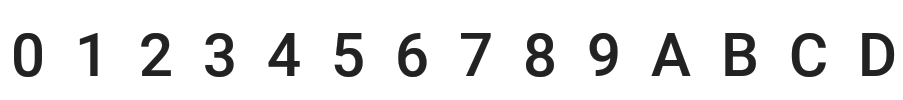
#> input picture images/data/0  1  2  3  4  5  6  7  8  9  A  B  C  D.png, 903 x 100 px; its folder holds only this picture in this run
$ python output_text_detection.py
#> lines starting #> are read from the running program, lines starting #| are printed output that depends on the picture; after the words box and inside, x2 and y2 are one past the last pixel; in counts of white or black regions, pixels touching at a corner belong together
### input_text_detection.py
import cv2
import os
import numpy as np
import array as arr
from pathlib import Path
from matplotlib import pyplot as plt
from PIL import Image
from timeit import default_timer as timer


def overlapping_image(size1, size2):
    (x1, y1, w1, h1), image1 = size1
    (x2, y2, w2, h2), image2 = size2
    if x1 + w1 > x2 and x2 + w2 > x1 and y1 + h1 > y2 and y2 + h2 > y1:
        minx = min(x1, x2)
        miny = min(y1, y2)
        mask = np.zeros((max(y1+h1, y2+h2)-miny, max(x1+w1, x2+w2) - minx), dtype=np.uint8)
        mask[y1 - miny:y1 - miny + h1, x1 - minx:x1 - minx + w1] = image1
        mask[y2 - miny:y2 - miny + h2, x2 - minx:x2 - minx + w2] = image2
        return True, mask
    return False, image1


def get_text_to_image1(image):
    thresh = cv2.threshold(image, 127, 255, cv2.THRESH_BINARY_INV)[1]
    dilated_image = cv2.dilate(thresh.copy(), np.ones((10, 1), np.uint8), iterations=1)
    # cv2.imshow('thresh1', dilated_image)
    # cv2.waitKey()
    contours, _ = cv2.findContours(dilated_image.copy(), cv2.RETR_EXTERNAL, cv2.CHAIN_APPROX_SIMPLE)
    dir_images = {}
    list_images = []
    for c in contours:
        x, y, w, h = cv2.boundingRect(c)
        # print(h)
        # print(x,y,w,h)
        if (h, w) != dilated_image.shape[:2] and h >= 2:
            dir_images.setdefault(x, ((x, y, w, h), thresh[y:y+h, x:x+w]))
    list_img = sorted(dir_images.items(), reverse=False)
    i = 0
    while i <= len(list_img)-2:
        check, img = overlapping_image(list_img[i][1], list_img[i + 1][1])
        list_images.append(cv2.copyMakeBorder(cv2.resize(img, (24, 43)), 30, 30, 30, 30, cv2.BORDER_CONSTANT, value=(0, 0, 0)))
        if check:
            i += 1
        if i == len(list_img)-2:
            list_images.append(cv2.copyMakeBorder(cv2.resize(list_img[len(list_img)-1][1][1], (24, 43)), 30, 30, 30, 30, cv2.BORDER_CONSTANT, value=(0, 0, 0)))
        i += 1
    return list_images


def read_dataset(path):
#> called with path = 'images/data'
    dataset = []
    for p in Path(path).rglob('*.[jp][pn]*'):
        # try:
        im = Image.open(p.as_posix()).convert('L')  # .convert('L')  # cv2.imread(p.as_posix(), 0)
        # convert image to np arr
        im = np.array(im)
        labels = str(p.name).split('.')[0].split()
        thresh = cv2.threshold(im, 127, 255, cv2.THRESH_BINARY)[1]
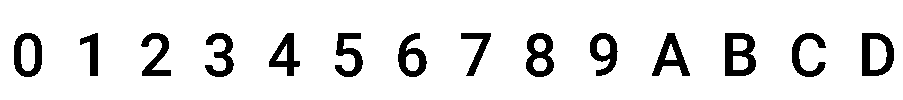
#> thresh: shape (100, 903); 90.2% white; 14 black regions, largest, box (x1, y1, x2, y2) and area: (725, 33, 756, 76) 864, (862, 33, 894, 76) 776, (526, 33, 554, 77) 720
        list_images = get_text_to_image1(thresh)
#> in get_text_to_image1, `dilated_image = cv2.dilate(thresh.copy(), np.ones((10, 1), np.uint8), ..`:
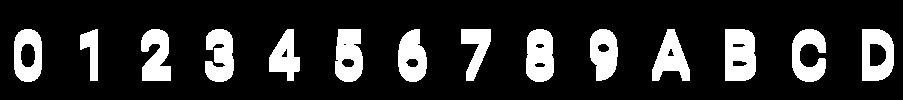
#> dilated_image: shape (100, 903); 16.9% white; 14 white regions
#> in get_text_to_image1, `contours, _ = cv2.findContours(dilated_image.copy(), cv2.RETR_EXTERNAL..`: contours = 14 contours; largest, box (x1, y1, x2, y2) and area: (862, 29, 894, 81) 1444, (725, 29, 756, 81) 1444, (14, 29, 42, 82) 1250, (526, 29, 554, 82) 1235, (335, 29, 363, 82) 1206
#> the loop in get_text_to_image1, `for c in contours:` made 14 passes
#> (x, w, h) on passes 1 to 12: (862, 32, 52), (792, 34, 53), (725, 31, 52), (652, 38, 52), (590, 28, 52), (526, 28, 53), (461, 30, 52), (398, 29, 53), (335, 28, 53), (269, 31, 52), (205, 29, 53), (141, 30, 52)
#> after the loop in get_text_to_image1, `for c in contours:`: dir_images = 14 items
#> the loop in get_text_to_image1, `while i <= len(list_img)-2:` made 13 passes
#> pass 1, in overlapping_image, `(x1, y1, w1, h1), image1 = size1`:
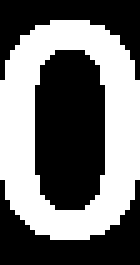
#> image1: shape (53, 28) (shown 5 times larger); 44.9% white; 1 white region, box (x1, y1, x2, y2) and area: (0, 4, 28, 48) 667
#> pass 2, in overlapping_image (call 2), `(x2, y2, w2, h2), image2 = size2`:
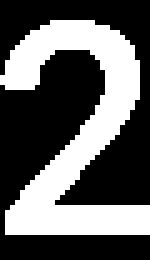
#> image2: shape (52, 30) (shown 5 times larger); 37.6% white; 1 white region, box (x1, y1, x2, y2) and area: (0, 4, 30, 47) 587
#> pass 3, in overlapping_image (call 3), `(x2, y2, w2, h2), image2 = size2`:
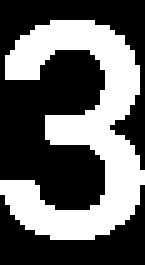
#> image2: shape (53, 29) (shown 5 times larger); 39.1% white; 1 white region, box (x1, y1, x2, y2) and area: (0, 4, 29, 48) 601
#> after the loop in get_text_to_image1, `while i <= len(list_img)-2:`:
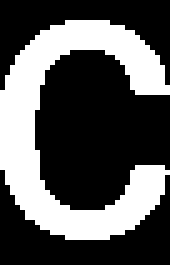
#> img: shape (53, 34) (shown 5 times larger); 34.2% white; 1 white region, box (x1, y1, x2, y2) and area: (0, 4, 34, 48) 617
#> after the loop in get_text_to_image1, `while i <= len(list_img)-2:`: i = 13; list_images = 14 items
#> list_images = 14 items
        if len(labels) == len(list_images):
            for i in range(len(labels)):
                dataset.append((labels[i], list_images[i]))
#> after the loop, dataset = 14 items
        else:
            print("Fail!")
            break
    return dataset

### output_text_detection.py
import cv2
import numpy as np
from pathlib import Path
from PIL import Image
from input_text_detection import read_dataset
import time

start_time = time.time()


def overlapping_image(size1, size2):
    (x1, y1, w1, h1), image1 = size1
    (x2, y2, w2, h2), image2 = size2
    if x1 + w1 > x2 and x2 + w2 > x1 and y1 + h1 > y2 and y2 + h2 > y1:
        minx = min(x1, x2)
        miny = min(y1, y2)
        mask = np.zeros((max(y1 + h1, y2 + h2) - miny, max(x1 + w1, x2 + w2) - minx), dtype=np.uint8)
        mask[y1 - miny:y1 - miny + h1, x1 - minx:x1 - minx + w1] = image1
        mask[y2 - miny:y2 - miny + h2, x2 - minx:x2 - minx + w2] = image2
        return True, mask
    return False, image1


def split(word):
    return list(word)


imgDict = {}
dataset = read_dataset("images/data")
#> dataset = 14 items


def image_to_text():
    # Read image form file and convert to gray image
    # And using Path because read file with Vietnamese name
    for f in Path('images/imageInput').rglob('*.[jp][pn]*'):
        im = Image.open(f.as_posix()).convert('L')
        # Convert image to numpy arr
        im = np.array(im)
        # im = cv2.GaussianBlur(im, (3,3), cv2.BORDER_DEFAULT)
        # im = cv2.blur(im, (3,3))
        thresh = cv2.threshold(im, 127, 255, cv2.THRESH_BINARY_INV)[1]
        dilated = cv2.dilate(thresh.copy(), np.ones((5, 1), np.uint8), iterations=1)
        contours, _ = cv2.findContours(dilated.copy(), cv2.RETR_EXTERNAL, cv2.CHAIN_APPROX_SIMPLE)
        dir_images = {}
        list_images = []
        for c in contours:
            x, y, w, h = cv2.boundingRect(c)
            if (h, w) != dilated.shape[:2] and h >= 2:
                dir_images.setdefault(x, ((x, y, w, h), thresh[y:y + h, x:x + w]))
        list_img = sorted(dir_images.items(), reverse=False)[:-1]
        i = 0
        while i <= len(list_img) - 2:
            check, img = overlapping_image(list_img[i][1], list_img[i + 1][1])
            # Compare the end point of the previous word with the first point of the following word
            nx, ny, nw, nh = list_img[i + 1][1][0]
            # Add image to list with image fixed and check 0 - no_space and 1 - is_space
            list_images.append(
                [cv2.copyMakeBorder(cv2.resize(img, (24, 43)), 30, 30, 30, 30, cv2.BORDER_CONSTANT, value=(0, 0, 0)),
                 1 if (nx - (list_img[i][1][0][0] + list_img[i][1][0][2])) > 7 else 0])
            if check:
                i += 1
            if i == len(list_img) - 2:
                list_images.append(
                    [cv2.copyMakeBorder(cv2.resize(list_img[len(list_img) - 1][1][1], (24, 43)), 30, 30, 30, 30,
                                        cv2.BORDER_CONSTANT, value=(0, 0, 0)),
                     1 if (nx - (list_img[i][1][0][0] + list_img[i][1][0][2])) > 7 else 0])
            i += 1
        # Compare input and output image and print it to screen
        result = ''
        for i, (image, isSpace) in enumerate(list_images):
            min_diff = []
            for image_data in dataset:
                """ Compare two images with number pixel different
                Stack two image and count white point -> different point
                The more similar two images are, the less white points they have """
                res = cv2.absdiff(image, image_data[1])  # absdiff() func to stack two images
                diff_count = cv2.countNonZero(res)
                if len(min_diff) == 0:
                    min_diff = [image_data[0], diff_count]
                else:
                    if min_diff[1] > diff_count:
                        min_diff = [image_data[0], diff_count]
            # Check space in sentence and print sentences from image to screen
            if isSpace == 1:
                result += min_diff[0] + ' '
            else:
                result += min_diff[0]
        word_list = result.split(' ')
        # Find word not begin with 'l' and replace 'i' to 'l' for them
        for i, word in enumerate(word_list):
            if 'l' in word:
                if not word.startswith('l'):
                    word_list[i] = word.replace('l', 'i')
            if 'U' in word:
                if not word.startswith('U'):
                    word_list[i] = word.replace('U', 'u')
        # Print the result to screen
        print(" ".join(word_list))


image_to_text()
#Count time run python execute
print("--- %s seconds ---" % (time.time() - start_time))
cv2.waitKey()

$ run again, on images/data/u  v  w  x  y  z  ~  À  Á  Â  Ã  È  É  Ê.png
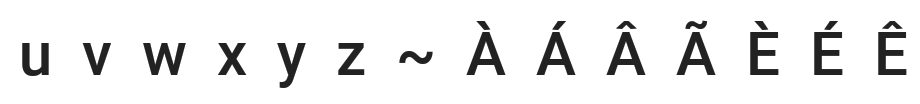
#> input picture images/data/u  v  w  x  y  z  ~  À  Á  Â  Ã  È  É  Ê.png, 920 x 104 px
#> in get_text_to_image1, `dilated_image = cv2.dilate(thresh.copy(), np.ones((10, 1), np.uint8), ..`:
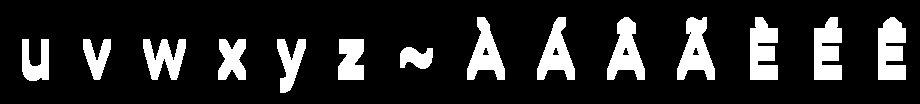
#> dilated_image: shape (104, 920); 15.7% white; 14 white regions
#> contours = 14 contours; largest, box (x1, y1, x2, y2) and area: (878, 17, 906, 80) 1313, (677, 17, 715, 80) 1296, (814, 17, 842, 80) 1272, (750, 17, 778, 80) 1270, (607, 17, 645, 80) 1256
#> the loop in get_text_to_image1, `for c in contours:` made 14 passes
#> (x, y, w, h) on passes 1 to 8: (400, 47, 33, 22), (338, 39, 26, 41), (277, 39, 29, 54), (218, 39, 28, 41), (143, 39, 43, 41), (83, 39, 28, 41), (22, 39, 27, 42), (878, 17, 28, 63)
#> after the loop in get_text_to_image1, `for c in contours:`: dir_images = 14 items
#> the loop in get_text_to_image1, `while i <= len(list_img)-2:` made 13 passes
#> after the loop in get_text_to_image1, `while i <= len(list_img)-2:`:
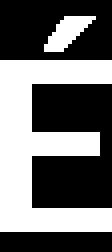
#> img: shape (63, 28) (shown 4 times larger); 42.4% white; 2 white regions, box (x1, y1, x2, y2) and area: (0, 15, 28, 58) 686, (11, 4, 24, 13) 62
#> after the loop in get_text_to_image1, `while i <= len(list_img)-2:`: i = 13; list_images = 14 items

$ run again, on images/data/Ì  Í  Ò  Ó  Ô  Õ  Ù  Ú  Ý  à  á  â  ã  è.png
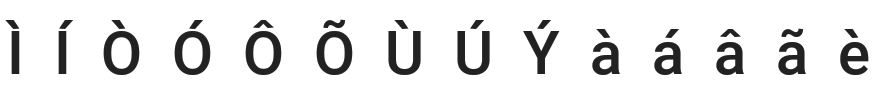
#> input picture images/data/Ì  Í  Ò  Ó  Ô  Õ  Ù  Ú  Ý  à  á  â  ã  è.png, 880 x 99 px
#> in get_text_to_image1, `dilated_image = cv2.dilate(thresh.copy(), np.ones((10, 1), np.uint8), ..`:
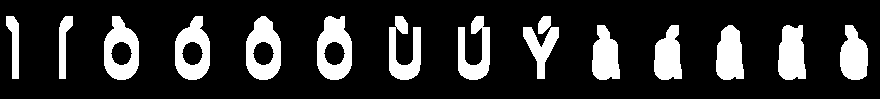
#> dilated_image: shape (99, 880); 18.3% white; 15 white regions
#> contours = 15 contours; largest, box (x1, y1, x2, y2) and area: (317, 16, 352, 80) 1733, (246, 16, 281, 80) 1691, (175, 16, 210, 80) 1641, (104, 16, 139, 80) 1638, (778, 25, 806, 80) 1198
#> the loop in get_text_to_image1, `for c in contours:` made 15 passes
#> (x, y, w, h) on passes 1 to 8: (523, 27, 36, 52), (840, 25, 28, 55), (778, 25, 28, 55), (716, 25, 28, 55), (654, 25, 28, 55), (592, 25, 28, 55), (538, 16, 13, 18), (458, 16, 32, 64)
#> after the loop in get_text_to_image1, `for c in contours:`: dir_images = 15 items
#> the loop in get_text_to_image1, `while i <= len(list_img)-2:` made 13 passes
#> after the loop in get_text_to_image1, `while i <= len(list_img)-2:`:
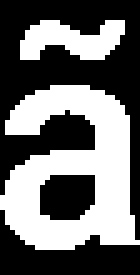
#> img: shape (55, 28) (shown 5 times larger); 43.2% white; 2 white regions, box (x1, y1, x2, y2) and area: (0, 17, 28, 50) 554, (4, 4, 25, 12) 112
#> after the loop in get_text_to_image1, `while i <= len(list_img)-2:`: i = 14; list_images = 14 items
